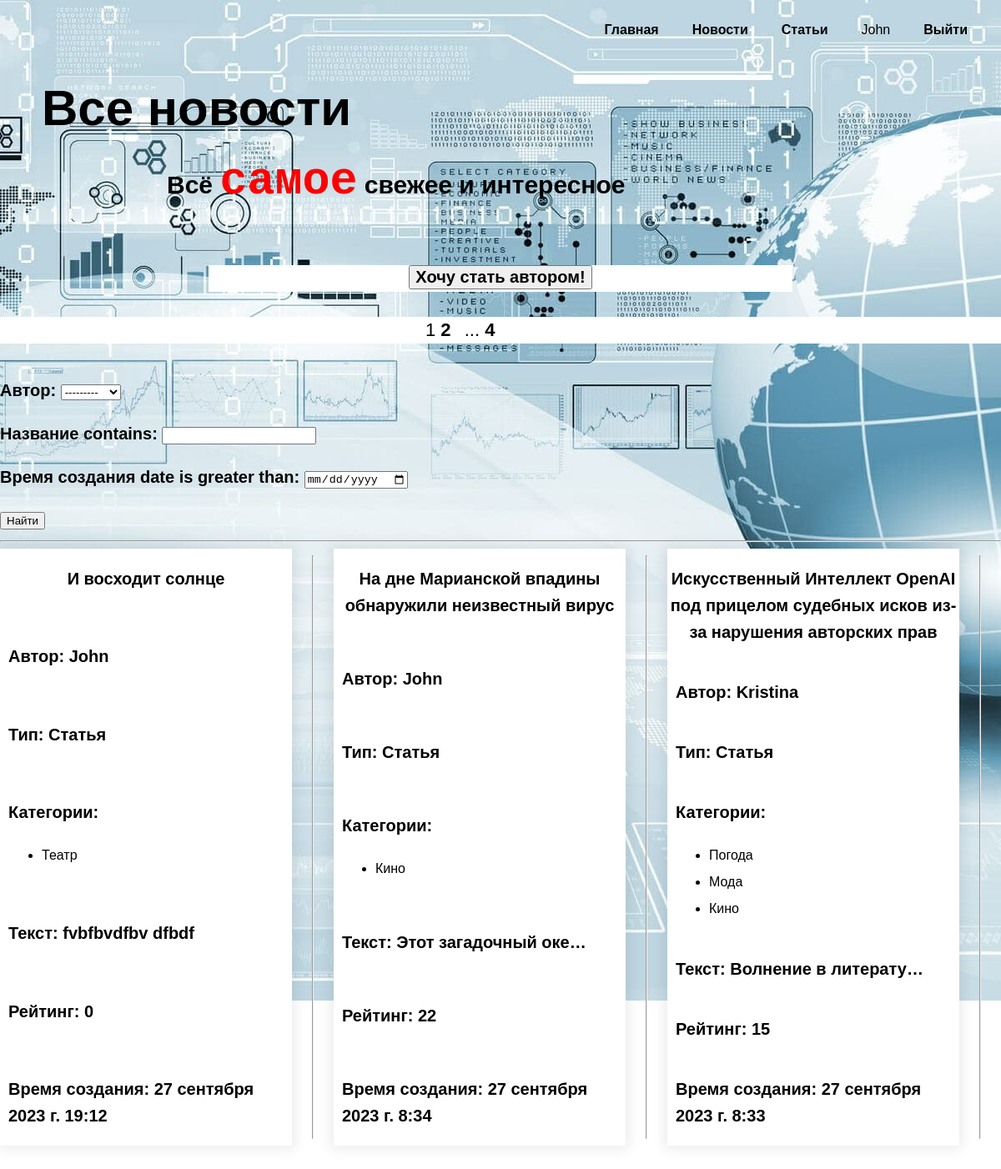
The page /articles/ (signed in) on the database its author committed.
### mainapp/models.py (models this page shows, shortened)
class Post(models.Model):
    STATYA = "St"
    NOVOST = "Nv"
    POST_TYPE_CHOICES = [
        (STATYA, "Статья"),
        (NOVOST, "Новость"),
    ]
    author = models.ForeignKey(Author, on_delete=models.CASCADE, related_name='author_post', verbose_name='Автор')
    type = models.CharField(max_length=2, choices=POST_TYPE_CHOICES, default=NOVOST, verbose_name='Тип поста')
    time_created = models.DateTimeField(auto_now_add=True, verbose_name='Время создания')
    category = models.ManyToManyField(Category, through="PostCategory", verbose_name='Категория')
    title = models.CharField(max_length=255, verbose_name='Название')
    text = models.TextField(verbose_name='Текст')
    rating = models.IntegerField(default=0, verbose_name='Рейтинг')
    slug = models.SlugField(max_length=255, unique=True, db_index=True, verbose_name="URL")
    class Meta:
        verbose_name = 'Пост'
        verbose_name_plural = 'Посты'
    def get_absolute_url(self):
        return reverse('post', kwargs={'post_slug': self.slug})
    def get_category_list(self):
        queryset_category = self.category.values()
        return [i['name'] for i in queryset_category]

class Author(models.Model):
    user = models.OneToOneField(User, on_delete=models.CASCADE, verbose_name='Пользователь')
    rating = models.IntegerField(default=0, verbose_name='Рейтинг')
    def __str__(self):
        return str(self.user)
    class Meta:
        verbose_name = 'Автор'
        verbose_name_plural = 'Авторы'

class Category(models.Model):
    name = models.CharField(max_length=100, unique=True, verbose_name='Категория')
    slug = models.SlugField(max_length=255, unique=True, db_index=True, verbose_name="URL")
    class Meta:
        verbose_name = 'Категория'
        verbose_name_plural = 'Категории'

### mainapp/views.py (the view)
# urls.py: path('articles/', ShowAllArticles.as_view(), name='show_all_articles'),
class ShowAllArticles(ListView):
    model = Post
    template_name = 'mainapp/show-all-posts.html'
    context_object_name = 'posts'
    paginate_by = 3
    def get_context_data(self, *, object_list=None, **kwargs):
        context = super().get_context_data(**kwargs)
        if self.request.user.groups.filter(name='authors').exists():
            context['menu'] = menu + [
                {'title': 'Создать статью', 'url_name': 'create_articles'}]
        else:
            context['menu'] = menu
        context['title'] = 'Статьи'
        context['filterset'] = self.filterset
        context['is_author'] = self.request.user.groups.filter(name='authors').exists()
        return context
    def get_queryset(self):
        queryset = Post.objects.filter(type='St').order_by('-time_created')
        self.filterset = PostFilter(self.request.GET, queryset)
        return self.filterset.qs

### mainapp/templatetags/custom_filters.py (called while the page is built)
@register.filter()
def bad_words(text_string):
    res = []
    try:
        for word in text_string.split():
            if word.lower().strip(punctuation) in bad_words2:
                if word[-1] in punctuation:
                    word = word[0] + '*' * (len(word) - 2) + word[-1]
                else:
                    word = word[0] + '*' * (len(word) - 1)
            res.append(word)
    except Exception:
        print("Oops! That was no string. Try again...")
    return ' '.join(res)

@register.simple_tag(takes_context=True)
def url_replace(context, **kwargs):
    d = context['request'].GET.copy()
    for k, v in kwargs.items():
        d[k] = v
    return d.urlencode()

### mainapp/templates/mainapp/show-all-posts.html (shortened to what this page needs)
{% extends 'mainapp/base.html' %}
{% load custom_filters %}
{% load static %}
{% block extrastyle %}
<link rel="stylesheet" href="{% static 'mainapp/css/show-all-posts-style.css' %}">
{% endblock %}
{% block main %}
	<main class="main-page">
		<div class="container">
		<h1 class="heading">Все новости</h1>
		<p>Всё <span>самое</span> свежее и интересное</p>
		</div>
	</main>
	{% endblock main %}
{% block content %}
<div class="wanna_be">
	{% if is_author %}
		<p>Привет, <span>{{ user.username }}</span>! Ждём от тебя новых постов!</p>
	{% else %}
		<button> <a href="{% url 'upgrade' %}"> Хочу стать автором!</a> </button>
	{% endif %}
</div>
<div class="temporary">
 <div class="pagination">
   {{ page_obj.number }}
   {% if page_obj.has_next %}
       <a href="?{% url_replace page=page_obj.next_page_number %}">{{ page_obj.next_page_number }}</a>
       {% if paginator.num_pages != page_obj.next_page_number %}
           ...
           <a href="?{% url_replace page=page_obj.paginator.num_pages %}">{{ page_obj.paginator.num_pages }}</a>
       {% endif %}
   {% endif %}
</div>
</div>
	<div>
	<form action="" method="get">
       {{ filterset.form.as_p }}
       <input type="submit" value="Найти" />
   </form>
   <hr>
</div>
	<div id="blog-posts" class="blog-cards">
			{% for p in posts %}
			<div class="blog-card-page 1">
				<div class="blog-title-page"><p><a href="{{ p.get_absolute_url }}">{{ p.title|truncatewords:12|bad_words }}</a></p></div>
				<div class="blog-date-page"><p>Автор: {{ p.author }}</p></div>
				<div class="blog-date-page"><p>Тип: {{ p.get_type_display }}</p></div>
				<div class="blog-date-page">
					<p class="post-content">Категории:
						<ul>
							{% for cat in  p.get_category_list %}
								<li>{{ cat }}</li>
							{% endfor %}
						</ul>
					</p>
				</div>
				<div class="blog-date-page"><p>Текст: {{ p.text|truncatechars:20|bad_words }}</p></div>
				<div class="blog-date-page"><p>Рейтинг: {{ p.rating }}</p></div>
				<div class="blog-date-page"><p>Время создания: {{ p.time_created }}</p></div>
			</div>
		<hr>
			{% endfor %}
		</div>
{% endblock content %}

### mainapp/templates/mainapp/base.html (shortened to what this page needs)
{% load static %}
<!DOCTYPE html>
<html lang="en">
<head>
    <link rel="stylesheet" type="text/css" href="{% static 'mainapp/css/home-style.css' %}">
	{% block extrastyle %}
	{% endblock %}
</head>
<body>
    <header class="page-header">
		<nav>
			<ul class="menu">
				{% for m in menu %}
					<li><a href="{% url m.url_name %}">{{m.title}}</a></li>
				{% endfor %}
				{% if user.is_authenticated %}
					<li><span>{{ user.username }}</span></li>
					<li><a href="{% url 'account_logout' %}">Выйти</a></li>
				{% else %}
					<li><a href="{% url 'account_login' %}">Вход</a></li>
					<li><a href="{% url 'account_signup' %}">Регистрация</a></li>
				{% endif %}
			</ul>
		</nav>
	</header>
	{% block main %}{% endblock main %}
	{% block content %}
	{% endblock %}
</body>
</html>

### static/mainapp/css/home-style.css (style rules this page uses)
*,*:before,*:after { -moz-box-sizing: border-box; -webkit-box-sizing: border-box; box-sizing: border-box; }
body { margin: 0; min-width: 960px; font-family: "Montserrat", "Helvetica", "Arial", sans-serif; font-size: 16px; line-height: 32px; background-image: url("../images/news_1.jpg"); background-repeat: no-repeat; background-position: top center; }
a { text-decoration: none; color: black; font-weight: 600; }
.page-header { margin-bottom: 180px; }
.menu { max-width: 1440px; margin:0 auto; margin-top: 20px; display: flex; justify-content: flex-end; list-style-type: none; }
li { margin-right: 40px; }
.heading { margin: 0 0 24px; font-size: 60px; line-height: 96px; }
.main-page span { color: red; font-size: 55px; font-family: monospace; }
.main-page { margin-bottom: 480px; }
.main-page .container { max-width: 1440px; margin:0 auto; padding-left: 50px; }
.main-page p { font-size: 30px; margin-left: 150px; margin-top: 0; }

### static/mainapp/css/show-all-posts-style.css (style rules this page uses)
body { background-image: url("../images/news_2.jpg"); font-family: "Montserrat", "Helvetica", "Arial", sans-serif; font-size: 16px; line-height: 32px; }
.page-header { margin-bottom: 30px; }
.heading { margin: 0 0 24px; font-size: 60px; line-height: 96px; }
.main-page span { color: red; font-size: 55px; font-family: monospace; }
.main-page { margin-bottom: 80px; }
.temporary { width: auto; background-color: white; }
.pagination { width:180px; margin: 0px auto; margin-bottom:40px; font-size: 22px; }
.pagination a { margin-right: 10px; }
.blog-cards { width: 100%; height: auto; display: flex; flex-wrap: wrap; justify-content: space-between; row-gap: 20px; margin-bottom: 50px; }
.blog-card-page { width: 350px; height: auto; background: #fff; display: flex; flex-direction: column; justify-content: space-between; box-shadow:0 0 15px 4px rgba(0,0,0,0.08); }
.blog-title-page { text-align: center; font-size: 18px; font-weight: bold; }
.blog-date-page { margin-left: 10px; margin-bottom 0px; padding 0px; }
.wanna_be { width: 700px; text-align: center; margin: 0px auto; margin-bottom: 30px; background-color: white; }
.wanna_be a, p { font-size: 20px; font-weight: 700; }

### rows shown on the page
Post: title|bad_words "И восходит солнце", author "John", type "Статья", text|bad_words "fvbfbvdfbv dfbdf", rating "0", time_created "27 сентября 2023 г. 19:12"
Category: get_category_list "Театр"
Post: title|bad_words "На дне Марианской впадины обнаружили неизвестный вирус", author "John", type "Статья", text|bad_words "Этот загадочный оке…", rating "22", time_created "27 сентября 2023 г. 8:34"
Category: get_category_list "Кино" "Кино"
Post: title|bad_words "Искусственный Интеллект OpenAI под прицелом судебных исков из-за нарушения авторских прав", author "Kristina", type "Статья", text|bad_words "Волнение в литерату…", rating "15", time_created "27 сентября 2023 г. 8:33"
Category: get_category_list "Погода"
Category: get_category_list "Мода"

### other values the page prints
{{ m.title }} "Главная" "Новости" "Статьи"
{{ user.username }} "John"
{{ page_obj.number }} "1"
{{ page_obj.next_page_number }} "2"
{{ page_obj.paginator.num_pages }} "4"
